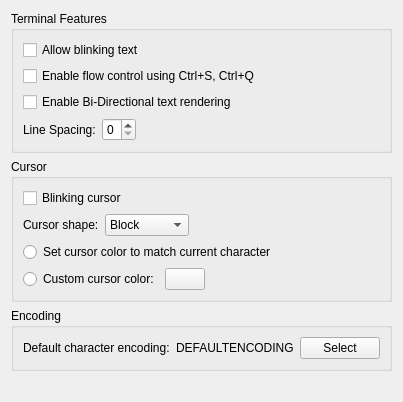
     <widget class="QWidget" name="advancedTab">
      <attribute name="title">
       <string comment="@title:tab Complex options">Advanced</string>
      </attribute>
      <layout class="QVBoxLayout">
       <item>
        <widget class="QGroupBox" name="groupBox_4">
         <property name="title">
          <string>Terminal Features</string>
         </property>
         <property name="flat">
          <bool>true</bool>
         </property>
         <layout class="QVBoxLayout">
          <item>
           <widget class="QCheckBox" name="enableBlinkingTextButton">
            <property name="sizePolicy">
             <sizepolicy hsizetype="Preferred" vsizetype="Fixed">
              <horstretch>0</horstretch>
              <verstretch>0</verstretch>
             </sizepolicy>
            </property>
            <property name="toolTip">
             <string>Allow terminal programs to create blinking sections of text</string>
            </property>
            <property name="text">
             <string>Allow blinking text</string>
            </property>
           </widget>
          </item>
          <item>
           <widget class="QCheckBox" name="enableFlowControlButton">
            <property name="sizePolicy">
             <sizepolicy hsizetype="Preferred" vsizetype="Fixed">
              <horstretch>0</horstretch>
              <verstretch>0</verstretch>
             </sizepolicy>
            </property>
            <property name="toolTip">
             <string>Allow the output to be suspended by pressing Ctrl+S</string>
            </property>
            <property name="text">
             <string>Enable flow control using Ctrl+S, Ctrl+Q</string>
            </property>
           </widget>
          </item>
          <item>
           <widget class="QCheckBox" name="enableBidiRenderingButton">
            <property name="sizePolicy">
             <sizepolicy hsizetype="Preferred" vsizetype="Fixed">
              <horstretch>0</horstretch>
              <verstretch>0</verstretch>
             </sizepolicy>
            </property>
            <property name="toolTip">
             <string>Enable Bi-Directional display on terminals (valid for Arabic, Farsi or Hebrew only)</string>
            </property>
            <property name="text">
             <string>Enable Bi-Directional text rendering</string>
            </property>
           </widget>
          </item>
          <item>
           <layout class="QHBoxLayout" name="horizontalLayout">
            <item>
             <widget class="QLabel" name="lineSpacingLabel">
              <property name="text">
               <string>Line Spacing:</string>
              </property>
             </widget>
            </item>
            <item>
             <widget class="KIntSpinBox" name="lineSpacingSpinner">
              <property name="toolTip">
               <string>The number of pixels between two lines</string>
              </property>
              <property name="minimum">
               <number>0</number>
              </property>
              <property name="maximum">
               <number>5</number>
              </property>
             </widget>
            </item>
            <item>
             <spacer name="horizontalSpacer_11">
              <property name="orientation">
               <enum>Qt::Horizontal</enum>
              </property>
              <property name="sizeHint" stdset="0">
               <size>
                <width>40</width>
                <height>20</height>
               </size>
              </property>
             </spacer>
            </item>
           </layout>
          </item>
         </layout>
        </widget>
       </item>
       <item>
        <widget class="QGroupBox" name="groupBox_11">
         <property name="title">
          <string>Cursor</string>
         </property>
         <property name="flat">
          <bool>true</bool>
         </property>
         <layout class="QVBoxLayout">
          <item>
           <widget class="QCheckBox" name="enableBlinkingCursorButton">
            <property name="sizePolicy">
             <sizepolicy hsizetype="Preferred" vsizetype="Fixed">
              <horstretch>0</horstretch>
              <verstretch>0</verstretch>
             </sizepolicy>
            </property>
            <property name="toolTip">
             <string>Make the cursor blink regularly</string>
            </property>
            <property name="text">
             <string>Blinking cursor</string>
            </property>
           </widget>
          </item>
          <item>
           <layout class="QHBoxLayout">
            <item>
             <widget class="QLabel" name="label_8">
              <property name="text">
               <string>Cursor shape:</string>
              </property>
             </widget>
            </item>
            <item>
             <widget class="KComboBox" name="cursorShapeCombo">
              <property name="toolTip">
               <string>Change the shape of the cursor</string>
              </property>
              <item>
               <property name="text">
                <string comment="The shape of the cursor">Block</string>
               </property>
              </item>
              <item>
               <property name="text">
                <string comment="The shape of the cursor, similar to a capital I">I-Beam</string>
               </property>
              </item>
              <item>
               <property name="text">
                <string comment="The shape of the cursor">Underline</string>
               </property>
              </item>
             </widget>
            </item>
            <item>
             <spacer name="horizontalSpacer_1">
              <property name="orientation">
               <enum>Qt::Horizontal</enum>
              </property>
              <property name="sizeHint" stdset="0">
               <size>
                <width>40</width>
                <height>20</height>
               </size>
              </property>
             </spacer>
            </item>
           </layout>
          </item>
          <item>
           <widget class="QRadioButton" name="autoCursorColorButton">
            <property name="sizePolicy">
             <sizepolicy hsizetype="Preferred" vsizetype="Fixed">
              <horstretch>0</horstretch>
              <verstretch>0</verstretch>
             </sizepolicy>
            </property>
            <property name="toolTip">
             <string>Set the cursor to match the color of the character underneath it.</string>
            </property>
            <property name="text">
             <string>Set cursor color to match current character</string>
            </property>
           </widget>
          </item>
          <item>
           <layout class="QHBoxLayout">
            <item>
             <widget class="QRadioButton" name="customCursorColorButton">
              <property name="sizePolicy">
               <sizepolicy hsizetype="Preferred" vsizetype="Fixed">
                <horstretch>0</horstretch>
                <verstretch>0</verstretch>
               </sizepolicy>
              </property>
              <property name="toolTip">
               <string>Use a custom, fixed color for the cursor</string>
              </property>
              <property name="text">
               <string>Custom cursor color:</string>
              </property>
             </widget>
            </item>
            <item>
             <widget class="KColorButton" name="customColorSelectButton">
              <property name="sizePolicy">
               <sizepolicy hsizetype="Preferred" vsizetype="Fixed">
                <horstretch>0</horstretch>
                <verstretch>0</verstretch>
               </sizepolicy>
              </property>
              <property name="toolTip">
               <string>Select the color used to draw the cursor</string>
              </property>
              <property name="text">
               <string/>
              </property>
             </widget>
            </item>
            <item>
             <spacer name="horizontalSpacer_2">
              <property name="orientation">
               <enum>Qt::Horizontal</enum>
              </property>
              <property name="sizeHint" stdset="0">
               <size>
                <width>40</width>
                <height>20</height>
               </size>
              </property>
             </spacer>
            </item>
           </layout>
          </item>
         </layout>
        </widget>
       </item>
       <item>
        <widget class="QGroupBox" name="groupBox_17">
         <property name="title">
          <string>Encoding</string>
         </property>
         <property name="flat">
          <bool>true</bool>
         </property>
         <layout class="QHBoxLayout">
          <item>
           <widget class="QLabel" name="label_14">
            <property name="text">
             <string>Default character encoding:</string>
            </property>
           </widget>
          </item>
          <item>
           <widget class="QLabel" name="characterEncodingLabel">
            <property name="sizePolicy">
             <sizepolicy hsizetype="Preferred" vsizetype="Preferred">
              <horstretch>0</horstretch>
              <verstretch>0</verstretch>
             </sizepolicy>
            </property>
            <property name="text">
             <string comment="KDE::DoNotExtract">DEFAULTENCODING</string>
            </property>
           </widget>
          </item>
          <item>
           <widget class="QPushButton" name="selectEncodingButton">
            <property name="text">
             <string comment="@action:button Pick an encoding">Select</string>
            </property>
           </widget>
          </item>
         </layout>
        </widget>
       </item>
       <item>
        <spacer>
         <property name="orientation">
          <enum>Qt::Vertical</enum>
         </property>
         <property name="sizeHint" stdset="0">
          <size>
           <width>20</width>
           <height>20</height>
          </size>
         </property>
        </spacer>
       </item>
      </layout>
     </widget>
